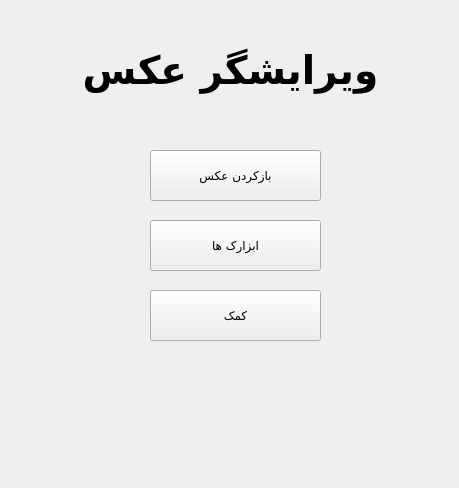
<?xml version="1.0" encoding="UTF-8"?>
<ui version="4.0">
 <class>MainWindow</class>
 <widget class="QMainWindow" name="MainWindow">
  <property name="geometry">
   <rect>
    <x>0</x>
    <y>0</y>
    <width>459</width>
    <height>488</height>
   </rect>
  </property>
  <property name="font">
   <font>
    <family>Damavand</family>
    <weight>75</weight>
    <bold>true</bold>
   </font>
  </property>
  <property name="windowTitle">
   <string>MainWindow</string>
  </property>
  <property name="styleSheet">
   <string notr="true"/>
  </property>
  <widget class="QWidget" name="centralwidget">
   <widget class="QLabel" name="title">
    <property name="geometry">
     <rect>
      <x>0</x>
      <y>10</y>
      <width>461</width>
      <height>121</height>
     </rect>
    </property>
    <property name="font">
     <font>
      <family>Farhang</family>
      <pointsize>29</pointsize>
      <weight>75</weight>
      <bold>true</bold>
     </font>
    </property>
    <property name="cursor">
     <cursorShape>ArrowCursor</cursorShape>
    </property>
    <property name="toolTip">
     <string>&lt;html&gt;&lt;head/&gt;&lt;body&gt;&lt;p align=&quot;center&quot;&gt;&lt;br/&gt;&lt;/p&gt;&lt;/body&gt;&lt;/html&gt;</string>
    </property>
    <property name="layoutDirection">
     <enum>Qt::LeftToRight</enum>
    </property>
    <property name="autoFillBackground">
     <bool>false</bool>
    </property>
    <property name="text">
     <string>ویرایشگر عکس</string>
    </property>
    <property name="alignment">
     <set>Qt::AlignCenter</set>
    </property>
   </widget>
   <widget class="QPushButton" name="pushButton">
    <property name="geometry">
     <rect>
      <x>150</x>
      <y>150</y>
      <width>171</width>
      <height>51</height>
     </rect>
    </property>
    <property name="font">
     <font>
      <family>dana</family>
      <weight>50</weight>
      <bold>false</bold>
     </font>
    </property>
    <property name="layoutDirection">
     <enum>Qt::LeftToRight</enum>
    </property>
    <property name="text">
     <string>بازکردن عکس</string>
    </property>
   </widget>
   <widget class="QPushButton" name="pushButton_2">
    <property name="geometry">
     <rect>
      <x>150</x>
      <y>220</y>
      <width>171</width>
      <height>51</height>
     </rect>
    </property>
    <property name="font">
     <font>
      <family>dana</family>
      <weight>50</weight>
      <bold>false</bold>
     </font>
    </property>
    <property name="layoutDirection">
     <enum>Qt::LeftToRight</enum>
    </property>
    <property name="text">
     <string>ابزارک ها</string>
    </property>
   </widget>
   <widget class="QPushButton" name="pushButton_3">
    <property name="geometry">
     <rect>
      <x>150</x>
      <y>290</y>
      <width>171</width>
      <height>51</height>
     </rect>
    </property>
    <property name="font">
     <font>
      <family>dana</family>
      <weight>50</weight>
      <bold>false</bold>
     </font>
    </property>
    <property name="layoutDirection">
     <enum>Qt::LeftToRight</enum>
    </property>
    <property name="text">
     <string>کمک</string>
    </property>
   </widget>
  </widget>
  <action name="actionOpen_File">
   <property name="text">
    <string>Open File</string>
   </property>
  </action>
  <action name="actionSave_as">
   <property name="text">
    <string>Save as</string>
   </property>
  </action>
  <action name="actionGrayscale">
   <property name="text">
    <string>Grayscale</string>
   </property>
  </action>
  <action name="actionNegative">
   <property name="text">
    <string>Negative</string>
   </property>
  </action>
  <action name="actionBlack_and_White">
   <property name="text">
    <string>Black and White</string>
   </property>
  </action>
  <action name="actionContour">
   <property name="text">
    <string>Contour</string>
   </property>
  </action>
  <action name="actionEdgeenhance">
   <property name="text">
    <string>Edgeenhance</string>
   </property>
  </action>
  <action name="actionEmboss">
   <property name="text">
    <string>Emboss</string>
   </property>
  </action>
  <action name="actionFindedges">
   <property name="text">
    <string>Findedges</string>
   </property>
  </action>
  <action name="actionBlur">
   <property name="text">
    <string>Blur</string>
   </property>
  </action>
  <action name="actionSmooth">
   <property name="text">
    <string>Smooth</string>
   </property>
  </action>
  <action name="actionEnglish">
   <property name="text">
    <string>English</string>
   </property>
  </action>
  <action name="actionPersian">
   <property name="text">
    <string>Persian</string>
   </property>
  </action>
  <action name="actionExit">
   <property name="text">
    <string>Exit</string>
   </property>
  </action>
 </widget>
 <resources/>
 <connections/>
</ui>
